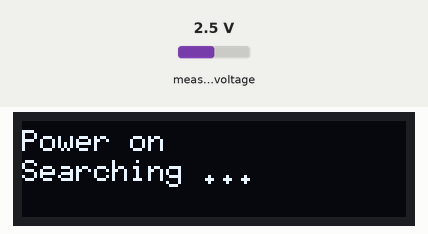
Simulated run of this sketch. Board: ESP8266 (NodeMCU). Parts: 128×32 one-colour display. The inputs (shaded band) are chosen by the test bench; at power-on: measured voltage 2.5 V. WiFi joins after 1.5 s; servers stay silent unless stated; what the sketch prints to the serial monitor is not drawn.

Above: at 0.1 s.
At 1.7 s:
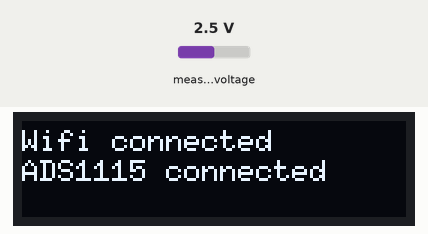

The sketch:

Heltec_Wifi_Kit_8_WLAN_Stick.ino
```cpp
#include <Wire.h>
#include <U8g2lib.h>
#include <ADS1115_WE.h>

#include <ESP8266WiFi.h>
#include <WiFiUdp.h>
#include "ESP8266TimerInterrupt.h"

// I2C Connection
#define SDA_PIN D2
#define SCL_PIN D1
#define I2C_ADDRESS 0x48   // ADS1115

// Select a Timer Clock
#define USING_TIM_DIV1                true        // for shortest and most accurate timer
#define USING_TIM_DIV16               false       // for medium time and medium accurate timer
#define USING_TIM_DIV256              false        // for longest timer but least accurate. Default

// Wifi einrichten
const char* ssid = "Raspi-Wifi-2.4";               // Darf bis zu 32 Zeichen haben.
const char* password = "raspi01-wifi";             // Mindestens 8 Zeichen jedoch nicht länger als 64 Zeichen.
unsigned long previousMillis = 0;
WiFiUDP Udp;
IPAddress unicastIP(10, 42, 0, 1);               // Ziel-IP-Adresse eintragen
constexpr uint16_t PORT = 8266;

// Timer einrichten
ESP8266Timer ITimer;

// ADC einrichten
ADS1115_WE adc = ADS1115_WE(I2C_ADDRESS);

// Display einrichten
// U8G2_R2 = 180 degrees rotated
//U8G2_SSD1306_128X64_NONAME_F_SW_I2C u8g2(U8G2_R2,SCL_PIN,SDA_PIN,U8X8_PIN_NONE);
//U8G2_SSD1306_128X32_UNIVISION_F_HW_I2C u8g2(U8G2_R0, /* reset=*/ U8X8_PIN_NONE);  // Adafruit ESP8266/32u4/ARM Boards + FeatherWing OLED
U8G2_SSD1306_128X32_UNIVISION_F_HW_I2C u8g2(U8G2_R0, /* reset=*/ 16);  // Adafruit ESP8266/32u4/ARM Boards + FeatherWing OLED

#define faADC 200
#define packetSize 20

int packetCounter = 0;
char packetBuffer[25 * packetSize];

unsigned long lastBatteryCheck = 0;
const unsigned long batteryCheckInterval = 60000;
//const unsigned long batteryCheckInterval = 1000;

void setup() {
  Wire.begin();
  Serial.begin(115200);
  // Startbildschirm ausgeben
  u8g2.begin();
  u8g2.clearBuffer();
  u8g2.setFont(u8g2_font_6x10_tf);
  u8g2.drawStr(0,10,"Power on");
  u8g2.drawStr(0,20,"Searching ...");
  u8g2.sendBuffer();
  // Mit WLAN verbinden
  delay(100);
  WiFi.mode(WIFI_STA);
  WiFi.begin(ssid, password);
  while (WiFi.status() != WL_CONNECTED) {
    delay(500);
    Serial.print(".");
  }
  Serial.println("\nVerbunden mit: " + WiFi.SSID());

  u8g2.clearBuffer();
  u8g2.drawStr(0,10,"Wifi connected");

  // Mit ADS1115 verbinden
  if(!adc.init()){
     Serial.println("ADS1115 not connected!");
     u8g2.drawStr(0,20,"ADS1115 not connected");
  }
  else {
    Serial.println("ADS1115 found!");
    u8g2.drawStr(0,20,"ADS1115 connected");
  }
  // ADS1115 Parameter einstellen
  adc.setVoltageRange_mV(ADS1115_RANGE_0256);
  adc.setCompareChannels(ADS1115_COMP_0_1);
  adc.setConvRate(ADS1115_250_SPS);
  adc.setMeasureMode(ADS1115_CONTINUOUS);

  u8g2.sendBuffer();
  Serial.println("Buffer sent!");
  delay(5000);

  // Interrupt-Timer starten
  ITimer.attachInterruptInterval(1000000/faADC, readADC);

}

void loop() {
   unsigned long currentMillis = millis();

    // Überprüfe alle 60 Sekunden die Batteriespannung
    if (currentMillis - lastBatteryCheck >= batteryCheckInterval) {
        lastBatteryCheck = currentMillis;

        int adcValue = analogRead(A0);
        float voltage = (adcValue / 1023.0) * 3.3;
        u8g2.clearBuffer();
        u8g2.drawStr(0, 10, "WiFi connected");
        u8g2.drawStr(0, 20, "ADS1115 found");

        // Batteriespannung formatieren
        char voltageStr[16];
        snprintf(voltageStr, sizeof(voltageStr), "%.2fV", voltage);

        u8g2.drawStr(0, 30, voltageStr);

        noInterrupts();  // Interrupts temporär ausschalten
        u8g2.sendBuffer();  // Gesamten Buffer ans Display senden
        interrupts();

    }
}

void readADC() {
  int adcValue = adc.getRawResult();
  char mString[25];
  sprintf(mString,"FBT:%i,t:%lu\r\n", adcValue,millis());
  strcat(packetBuffer,mString);
  packetCounter++;
  if (packetCounter > packetSize-1) {
     Udp.beginPacket(unicastIP, PORT);
     Udp.write(packetBuffer);
     Udp.endPacket();
     packetCounter = 0;
     packetBuffer[0] = '\0';
  }
}
```
